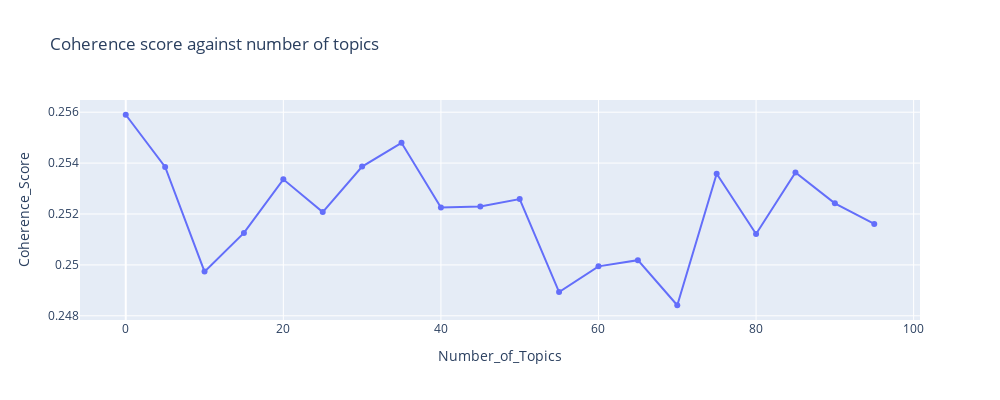

Source (notebook cell):
### Code cell
# plot the coherence score against number of topics
x = range(start, limit, step)
list_num_topics = [i for i in x]
df_coherence = pd.DataFrame({'Number_of_Topics': list_num_topics, 'Coherence_Score': coherence_values})
fig1 = px.line(df_coherence, x = 'Number_of_Topics', y="Coherence_Score", title = 'Coherence score against number of topics')
fig1.update_layout(autosize=False, width=1000, height=400)
fig1.update_traces(mode = "lines + markers")
fig1.show()

### Figure 1 — Plotly figure (JSON) as saved in the notebook; plotly's stock layout.template omitted (floating-point values rounded to 4 significant figures)
{"data": [{"hovertemplate": "Number_of_Topics=%{x}<br>Coherence_Score=%{y}<extra></extra>", "legendgroup": "", "line": {"color": "#636efa", "dash": "solid"}, "mode": "lines+markers", "name": "", "orientation": "v", "showlegend": false, "type": "scatter", "x": [0, 5, 10, 15, 20, 25, 30, 35, 40, 45, 50, 55, 60, 65, 70, 75, 80, 85, 90, 95], "xaxis": "x", "y": [0.2559, 0.2538, 0.2497, 0.2513, 0.2534, 0.2521, 0.2539, 0.2548, 0.2523, 0.2523, 0.2526, 0.2489, 0.2499, 0.2502, 0.2484, 0.2536, 0.2512, 0.2536, 0.2524, 0.2516], "yaxis": "y"}], "layout": {"autosize": false, "height": 400, "legend": {"tracegroupgap": 0}, "title": {"text": "Coherence score against number of topics"}, "width": 1000, "xaxis": {"anchor": "y", "domain": [0, 1], "title": {"text": "Number_of_Topics"}}, "yaxis": {"anchor": "x", "domain": [0, 1], "title": {"text": "Coherence_Score"}}}}
